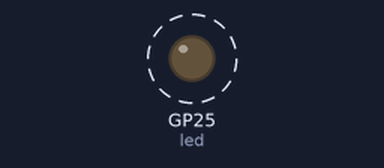
The program below on a simulated Raspberry Pi Pico running MicroPython. On the bench: output pins drawn as LEDs (lit = HIGH). Dashed ring = blinking. At 5.0 s the program stops and its outputs stay as they are.

Above: at 0.2 s.
Timing chart, 0 to 3.0 s (numbered marks = the images above):
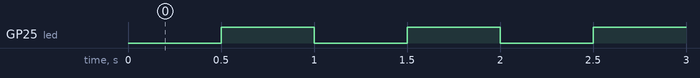

Measured:
- by itself, GP25 (led): alternates HIGH for 0.50 s and LOW for 0.50 s, 10 changes in all, then stays LOW

The program:

led.py
```python
from machine import Pin
from time import sleep

led = Pin(25, Pin.OUT)


def flash_ten_times(led: Pin) -> None:
    for i in range(10):
        sleep(0.5)
        led.toggle()
    return None


flash_ten_times(led)
```
